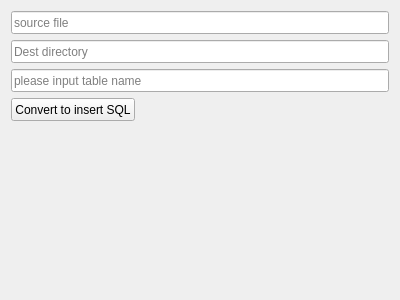
<?xml version="1.0" encoding="UTF-8"?>
<ui version="4.0">
 <class>PluginGui</class>
 <widget class="QWidget" name="PluginGui">
  <property name="geometry">
   <rect>
    <x>0</x>
    <y>0</y>
    <width>400</width>
    <height>300</height>
   </rect>
  </property>
  <property name="windowTitle">
   <string>convertExcel2Sql</string>
  </property>
  <layout class="QGridLayout" name="gridLayout">
   <item row="4" column="0">
    <spacer name="verticalSpacer">
     <property name="orientation">
      <enum>Qt::Vertical</enum>
     </property>
     <property name="sizeHint" stdset="0">
      <size>
       <width>20</width>
       <height>40</height>
      </size>
     </property>
    </spacer>
   </item>
   <item row="3" column="0">
    <widget class="QPushButton" name="convertButton">
     <property name="sizePolicy">
      <sizepolicy hsizetype="Fixed" vsizetype="Fixed">
       <horstretch>0</horstretch>
       <verstretch>0</verstretch>
      </sizepolicy>
     </property>
     <property name="minimumSize">
      <size>
       <width>0</width>
       <height>23</height>
      </size>
     </property>
     <property name="maximumSize">
      <size>
       <width>16777215</width>
       <height>23</height>
      </size>
     </property>
     <property name="text">
      <string>Convert to insert SQL</string>
     </property>
    </widget>
   </item>
   <item row="2" column="0">
    <widget class="QLineEdit" name="tableNameEdit">
     <property name="minimumSize">
      <size>
       <width>0</width>
       <height>23</height>
      </size>
     </property>
     <property name="maximumSize">
      <size>
       <width>16777215</width>
       <height>23</height>
      </size>
     </property>
     <property name="placeholderText">
      <string>please input table name</string>
     </property>
    </widget>
   </item>
   <item row="0" column="0">
    <widget class="ExQLineEdit" name="excelFileLineEdit">
     <property name="minimumSize">
      <size>
       <width>0</width>
       <height>23</height>
      </size>
     </property>
     <property name="maximumSize">
      <size>
       <width>16777215</width>
       <height>23</height>
      </size>
     </property>
     <property name="placeholderText">
      <string>source file</string>
     </property>
    </widget>
   </item>
   <item row="1" column="0">
    <widget class="ExQLineEdit" name="destDirEdit">
     <property name="minimumSize">
      <size>
       <width>0</width>
       <height>23</height>
      </size>
     </property>
     <property name="maximumSize">
      <size>
       <width>16777215</width>
       <height>23</height>
      </size>
     </property>
     <property name="placeholderText">
      <string>Dest directory</string>
     </property>
    </widget>
   </item>
  </layout>
 </widget>
 <customwidgets>
  <customwidget>
   <class>ExQLineEdit</class>
   <extends>QLineEdit</extends>
   <header>exqlineedit.h</header>
  </customwidget>
 </customwidgets>
 <resources/>
 <connections/>
</ui>
